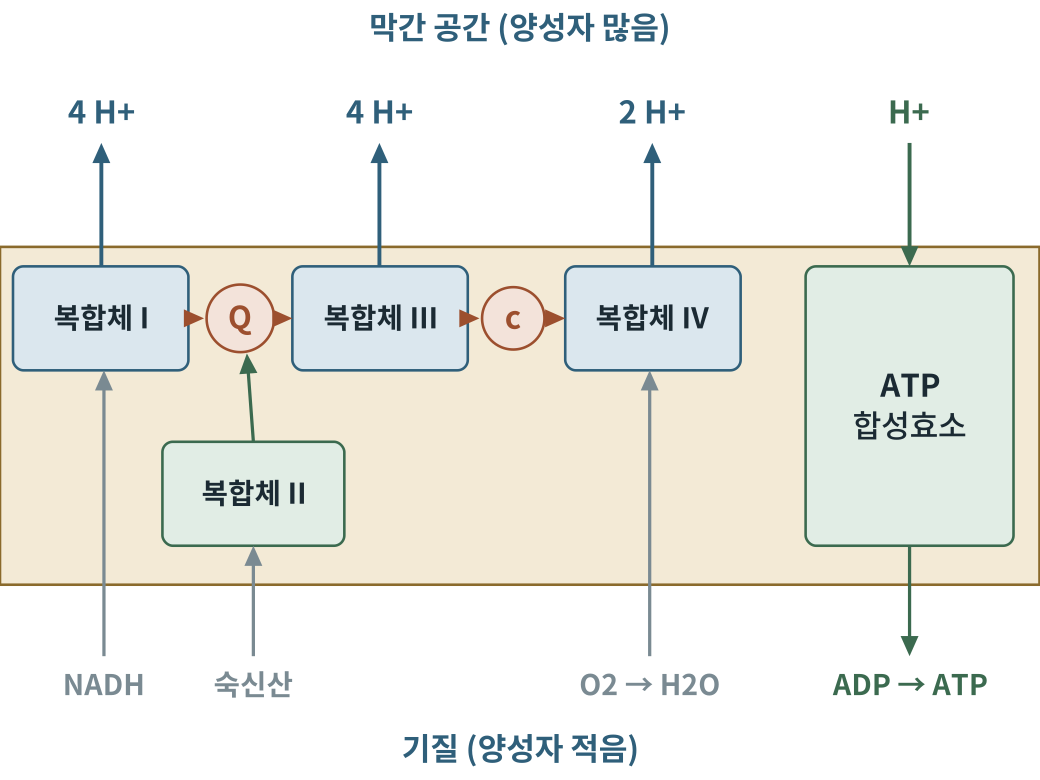
#> input picture obese2/figures2/out/그림11-1.png, 2079 x 1559 px (shown at 1/2 size)
$ python fig11-1.py
#> lines starting #> are read from the running program, lines starting #| are printed output that depends on the picture
### obese2/figures/scripts/figlib.py
# -*- coding: utf-8 -*-
"""생물·의학 대중서 그림 생성 라이브러리 (좌표 명시 SVG) — biofig_kit (원본: 「인삼과 암치유」 2026-09)

좌표계: viewBox 폭 800, 출력 폭 120mm  →  1단위 = 0.15mm = 0.425pt
  · 글자 최소 22단위(≈9.4pt).  book1.md 기준(700폭에서 18 = 8.2pt)보다 엄격하다.
  · 제목 26 이상, 수치 강조 28 이상 권장.
모든 글자의 예상 경계상자를 기록해 두었다가 save() 때
  ① 글자↔글자 겹침  ② 캔버스 밖 넘침  ③ 상자 넘침(tbox)  ④ 글자 위에 나중에 그린 불투명 도형
을 검사해 WARN에 쌓는다.  report()가 0건이어야 완성이다.

색 규칙(책 전체 통일, 흑백 인쇄에서도 명도 차로 구분):
  정상세포·일반구조 = BLUE 계열,  암세포 = WARM 계열,  면역세포 = GREEN 계열,
  인삼·진세노사이드 = GOLD 계열,  보조선·주석 = GRAY
"""
import os, math

UNIT_PT = 120.0 / 800 * 72 / 25.4
MIN_FS = 22
FONT = "'Noto Sans CJK KR',sans-serif"

INK    = '#1b2a33'
BLUE   = '#2f5f7a'; LBLUE = '#dbe7ee'; FILL = '#eef3f6'
GRAY   = '#7a8a92'; LGRAY = '#f2f4f5'; MGRAY = '#c9d1d5'
WARM   = '#9c4f2e'; LWARM = '#f3e3da'; MWARM = '#d9a48a'
GREEN  = '#3b6a4f'; LGREEN = '#e1ede5'; MGREEN = '#9cc0a9'
GOLD   = '#8a6a2c'; LGOLD = '#f3ead6'; MGOLD = '#d6bd84'
WHITE  = '#ffffff'

WARN = []


def _w(s, fs):
    """문자열 렌더링 폭 추정(단위). 한글·한자=1.0em, 영문·숫자=0.58em, 좁은 기호=0.32em"""
    t = 0.0
    for c in s:
        o = ord(c)
        if o > 0x1100 and not (0x2000 <= o <= 0x206f):
            t += 1.0
        elif c == ' ':
            t += 0.32
        elif c in 'ilj.,·|()[]:;\'"!':
            t += 0.32
        elif c in 'mwMW':
            t += 0.85
        else:
            t += 0.58
    return t * fs


def _ov(a, b):
    ix = min(a[2], b[2]) - max(a[0], b[0])
    iy = min(a[3], b[3]) - max(a[1], b[1])
    if ix <= 0 or iy <= 0:
        return 0.0
    sa = (a[2] - a[0]) * (a[3] - a[1]); sb = (b[2] - b[0]) * (b[3] - b[1])
    return ix * iy / max(1e-6, min(sa, sb))


class Fig:
    def __init__(self, name, h, w=800):
        self.name, self.w, self.h = name, w, h
        self.parts = []
        self.texts = []      # (box, s, order)
        self.shapes = []     # (box, order)  불투명 도형
        self.order = 0
        self.minfs = 999

    def _add(self, svg, box=None, opaque=False):
        self.parts.append(svg)
        if box and opaque:
            self.shapes.append((box, self.order))
        self.order += 1

    # ── 기본 도형 ──────────────────────────────────────────────
    def rect(self, x, y, w, h, fill=FILL, stroke=BLUE, sw=2, rx=8, dash=None, opacity=1):
        d = f' stroke-dasharray="{dash}"' if dash else ''
        op = f' opacity="{opacity}"' if opacity != 1 else ''
        self._add(f'<rect x="{x}" y="{y}" width="{w}" height="{h}" rx="{rx}" fill="{fill}" '
                  f'stroke="{stroke}" stroke-width="{sw}"{d}{op}/>',
                  (x, y, x + w, y + h), fill not in ('none', '') and opacity >= .5)

    def circle(self, cx, cy, r, fill=FILL, stroke=BLUE, sw=2, dash=None):
        d = f' stroke-dasharray="{dash}"' if dash else ''
        self._add(f'<circle cx="{cx}" cy="{cy}" r="{r}" fill="{fill}" stroke="{stroke}" stroke-width="{sw}"{d}/>',
                  (cx - r, cy - r, cx + r, cy + r), fill not in ('none', ''))

    # [5 lines left out: function ellipse, not called in this run]

    def line(self, x1, y1, x2, y2, stroke=GRAY, sw=2, dash=None):
        d = f' stroke-dasharray="{dash}"' if dash else ''
        self._add(f'<line x1="{x1}" y1="{y1}" x2="{x2}" y2="{y2}" stroke="{stroke}" stroke-width="{sw}"{d}/>')

    # [10 lines left out: functions path, poly, not called in this run]

    def raw(self, svg):
        """직접 작성한 SVG 조각(겹침 검사 대상 아님 — 글자는 반드시 text()로 넣을 것)"""
        self._add(svg)

    def text(self, x, y, s, fs=24, weight=400, anchor='middle', color=INK, italic=False, check=True):
        if fs < MIN_FS:
            WARN.append(f'{self.name}: 글자 크기 {fs} < {MIN_FS} «{s[:20]}»')
            fs = MIN_FS
        self.minfs = min(self.minfs, fs)
        it = ' font-style="italic"' if italic else ''
        esc = s.replace('&', '&amp;').replace('<', '&lt;').replace('>', '&gt;')
        w = _w(s, fs)
        x0 = x - w / 2 if anchor == 'middle' else (x - w if anchor == 'end' else x)
        box = (x0, y - fs * 0.80, x0 + w, y + fs * 0.18)
        if check:
            self.texts.append((box, s, self.order))
        self._add(f'<text x="{x}" y="{y}" font-family="{FONT}" font-size="{fs}" font-weight="{weight}" '
                  f'text-anchor="{anchor}" fill="{color}"{it}>{esc}</text>')
        return box

    # [5 lines left out: function lines, not called in this run]

    def arrow(self, x1, y1, x2, y2, stroke=BLUE, sw=2.5, dash=None, head=10):
        ang = math.atan2(y2 - y1, x2 - x1)
        bx, by = x2 - head * math.cos(ang), y2 - head * math.sin(ang)
        self.line(x1, y1, bx, by, stroke, sw, dash)
        p2 = (x2 - head * 1.7 * math.cos(ang - 0.42), y2 - head * 1.7 * math.sin(ang - 0.42))
        p3 = (x2 - head * 1.7 * math.cos(ang + 0.42), y2 - head * 1.7 * math.sin(ang + 0.42))
        pts = ' '.join(f'{px:.1f},{py:.1f}' for px, py in ((x2, y2), p2, p3))
        self._add(f'<polygon points="{pts}" fill="{stroke}"/>')

    # [18 lines left out: functions carrow, inhibit, not called in this run]

    # ── 조합 도형 ──────────────────────────────────────────────
    def tbox(self, x, y, w, h, lines, fs=24, fill=FILL, stroke=BLUE, sw=2, rx=8,
             color=INK, weight=400, lead=1.3, dash=None, first_bold=False):
        """글자가 든 상자. 폭·높이 초과를 경고한다(글자 폭을 먼저 계산하고 상자를 정할 것)."""
        self.rect(x, y, w, h, fill, stroke, sw, rx, dash)
        n = len(lines)
        total = (n - 1) * fs * lead
        y0 = y + h / 2 - total / 2 + fs * 0.35
        for i, ln in enumerate(lines):
            wgt = 700 if (first_bold and i == 0) else weight
            if _w(ln, fs) > w - 12:
                WARN.append(f'{self.name}: 상자 폭 넘침 «{ln}» {_w(ln, fs):.0f} > {w - 12}')
            self.text(x + w / 2, y0 + i * fs * lead, ln, fs, wgt, 'middle', color)
        if total + fs > h - 8:
            WARN.append(f'{self.name}: 상자 높이 넘침 «{lines[0]}» {total + fs:.0f} > {h - 8}')

    # [33 lines left out: functions callout, badge, hbar, axis_label, not called in this run]

    # ── 저장 ──────────────────────────────────────────────────
    def _check(self):
        T = self.texts
        for i in range(len(T)):
            for j in range(i + 1, len(T)):
                r = _ov(T[i][0], T[j][0])
                if r > 0.06:
                    WARN.append(f'{self.name}: 글자 겹침 {r:.0%} «{T[i][1][:16]}» ↔ «{T[j][1][:16]}»')
        for box, s, o in T:
            if box[0] < 2 or box[2] > self.w - 2 or box[1] < 2 or box[3] > self.h - 2:
                WARN.append(f'{self.name}: 캔버스 넘침 «{s[:20]}» x{box[0]:.0f}~{box[2]:.0f} y{box[1]:.0f}~{box[3]:.0f}')
            for sb, so in self.shapes:
                if so > o and _ov(box, sb) > 0.25:
                    WARN.append(f'{self.name}: 글자가 나중 도형에 가려짐 «{s[:20]}»')

    def save(self, outdir):
        self._check()
        mm_h = self.h / self.w * 120
        svg = (f'<svg xmlns="http://www.w3.org/2000/svg" viewBox="0 0 {self.w} {self.h}" '
               f'width="120mm" height="{mm_h:.1f}mm">'
               f'<rect x="0" y="0" width="{self.w}" height="{self.h}" fill="#ffffff"/>'
               + ''.join(self.parts) + '</svg>')
        os.makedirs(outdir, exist_ok=True)
        open(os.path.join(outdir, self.name), 'w', encoding='utf-8').write(svg)
        return self.name, self.minfs * UNIT_PT


# [18 lines left out: functions point_in_poly, contain, not called in this run]


def report(prefix=''):
    W = [w for w in WARN if w.startswith(prefix)] if prefix else WARN
    if W:
        print(f'⚠ 경고 {len(W)}건:')
        for w in W:
            print('  ', w)
    else:
        print('✓ 겹침·넘침·글자크기 경고 0건')
    return len(W)

### obese2/figures2/scripts/fig11-1.py
# -*- coding: utf-8 -*-
import os, sys
sys.path.insert(0, os.path.dirname(os.path.abspath(__file__)))
import figlib as F
from figlib import Fig, INK, BLUE, LBLUE, GRAY, WARM, LWARM, GREEN, LGREEN, GOLD, LGOLD
here = os.path.dirname(os.path.abspath(__file__)); OUT = os.path.join(here, "..", "svg")
f = Fig('fig11-1.svg', 600)
f.text(400, 30, '막간 공간 (양성자 많음)', 24, 700, 'middle', BLUE)
f.rect(0, 190, 800, 260, LGOLD, GOLD, 2, 0)
f.text(400, 585, '기질 (양성자 적음)', 24, 700, 'middle', BLUE)
f.tbox(10, 205, 135, 80, ['복합체 I'], 22, LBLUE, BLUE, first_bold=True)
f.tbox(225, 205, 135, 80, ['복합체 III'], 22, LBLUE, BLUE, first_bold=True)
f.tbox(435, 205, 135, 80, ['복합체 IV'], 22, LBLUE, BLUE, first_bold=True)
f.tbox(125, 340, 140, 80, ['복합체 II'], 22, LGREEN, GREEN, first_bold=True)
f.circle(185, 245, 26, LWARM, WARM, 2); f.text(185, 253, 'Q', 24, 700, 'middle', WARM)
f.circle(395, 245, 24, LWARM, WARM, 2); f.text(395, 253, 'c', 24, 700, 'middle', WARM)
f.tbox(620, 205, 160, 215, ['ATP', '합성효소'], 24, LGREEN, GREEN, first_bold=True)
f.arrow(145, 245, 157, 245, WARM, 2.5); f.arrow(213, 245, 225, 245, WARM, 2.5)
f.arrow(360, 245, 369, 245, WARM, 2.5); f.arrow(419, 245, 435, 245, WARM, 2.5)
f.arrow(195, 340, 190, 272, GREEN, 2.5)
for x, t in ((78, '4 H+'), (292, '4 H+'), (502, '2 H+')):
    f.arrow(x, 205, x, 110, BLUE, 3); f.text(x, 95, t, 24, 700, 'middle', BLUE)
f.arrow(700, 110, 700, 205, GREEN, 3); f.text(700, 95, 'H+', 24, 700, 'middle', GREEN)
f.arrow(80, 505, 80, 285, GRAY, 2.5); f.text(80, 535, 'NADH', 22, 700, 'middle', GRAY)
f.arrow(195, 505, 195, 420, GRAY, 2.5); f.text(195, 535, '숙신산', 22, 700, 'middle', GRAY)
f.arrow(500, 505, 500, 285, GRAY, 2.5); f.text(500, 535, 'O2 → H2O', 22, 700, 'middle', GRAY)
f.arrow(700, 420, 700, 505, GREEN, 2.5); f.text(700, 535, 'ADP → ATP', 22, 700, 'middle', GREEN)
print(f.save(OUT)); F.report()
import cairosvg
from PIL import Image
o = os.path.join(here, '..', 'out')
cairosvg.svg2png(url=os.path.join(OUT, 'fig11-1.svg'), write_to=os.path.join(o, '그림11-1.png'), output_width=2079, background_color='white')
#> (this line was passed over: cairosvg is not available in this run)
Image.open(os.path.join(o, '그림11-1.png')).convert('L').save(os.path.join(o, '그림11-1-흑백.png'))
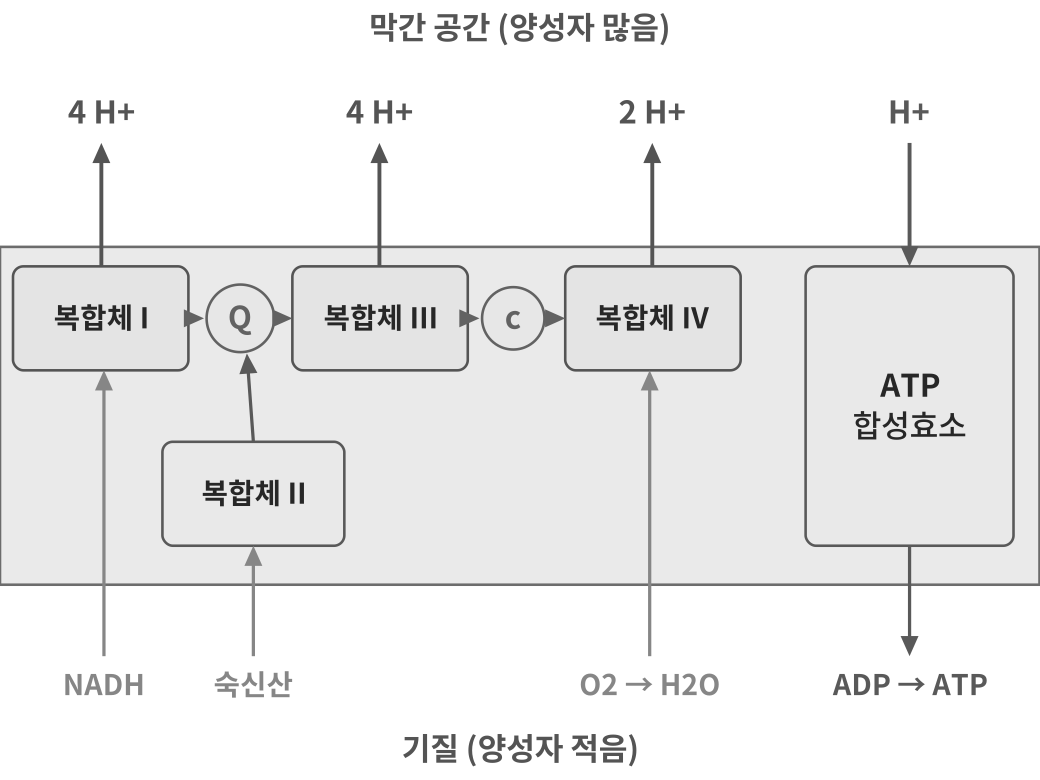
#> saved as 그림11-1-흑백.png: PIL image 2079x1559 L (shown at 1/2 size); min 39, max 255, mean 237.8

$ run again, with obese2/figures2/out/그림1-1.png copied over obese2/figures2/out/그림11-1.png
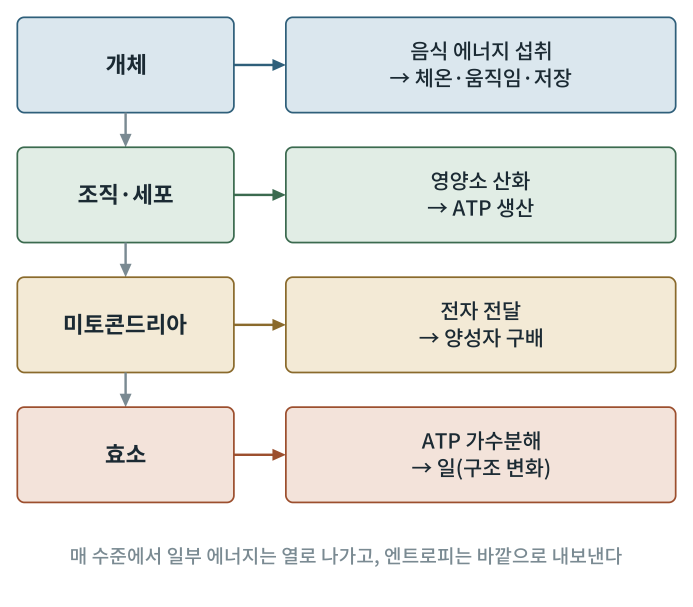
#> input picture obese2/figures2/out/그림1-1.png, 2079 x 1819 px (shown at 1/3 size)
#> `Image.open(os.path.join(o, '그림11-1.png')).convert('L').save(os.path.jo..`:
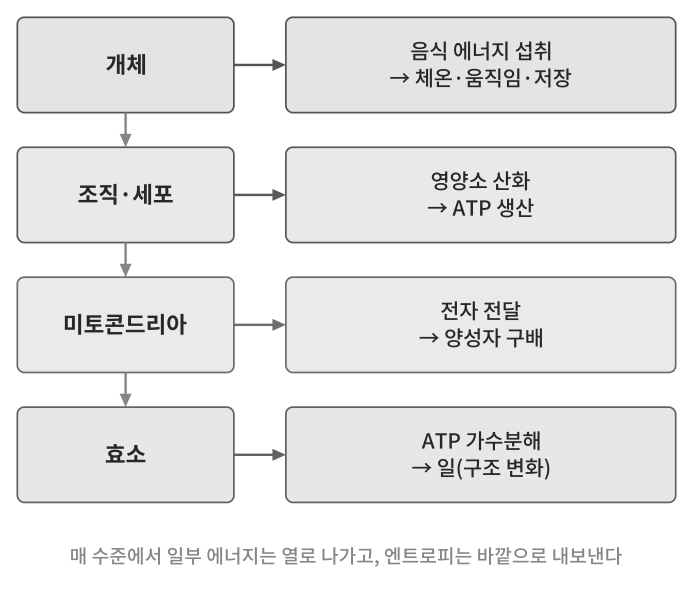
#> saved as 그림11-1-흑백.png: PIL image 2079x1819 L (shown at 1/3 size); min 39, max 255, mean 233.6

$ run again, with obese2/figures2/out/그림10-1.png copied over obese2/figures2/out/그림11-1.png
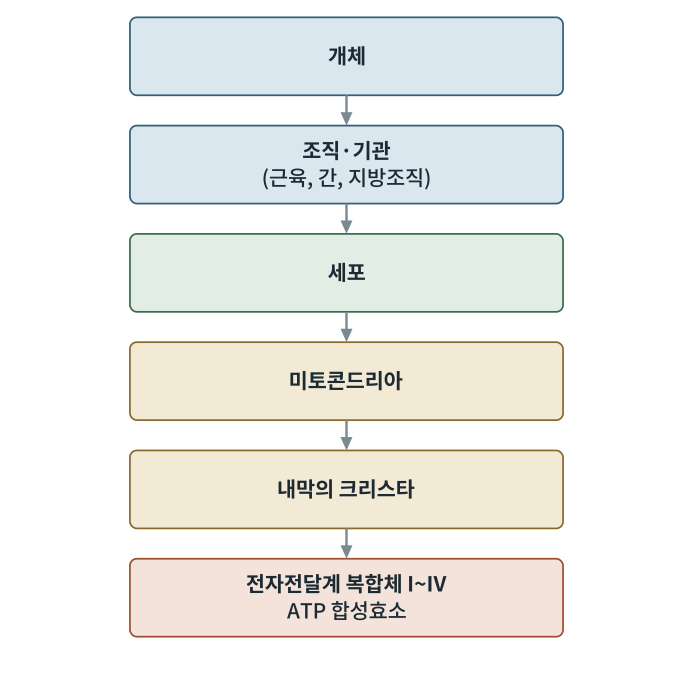
#> input picture obese2/figures2/out/그림10-1.png, 2079 x 2053 px (shown at 1/3 size)
#> `Image.open(os.path.join(o, '그림11-1.png')).convert('L').save(os.path.jo..`:
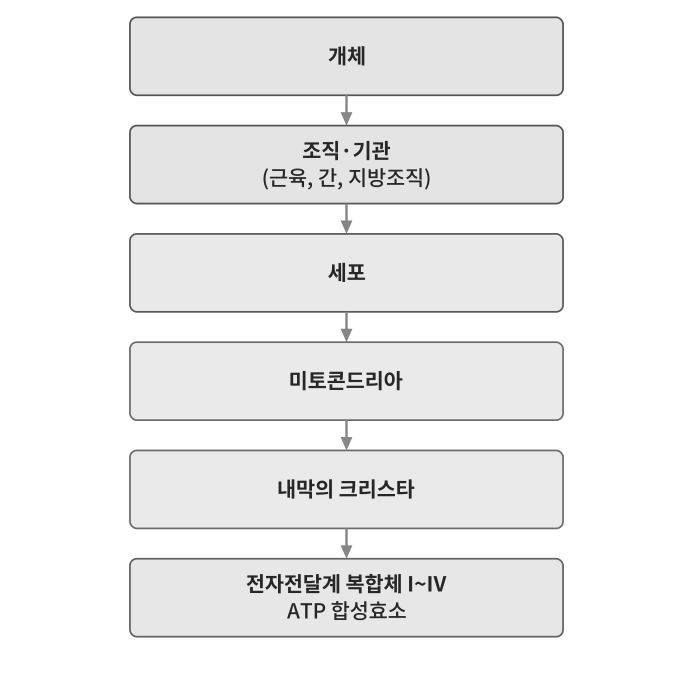
#> saved as 그림11-1-흑백.png: PIL image 2079x2053 L (shown at 1/3 size); min 39, max 255, mean 239.1

$ run again, with obese2/figures2/out/그림10-2.png copied over obese2/figures2/out/그림11-1.png
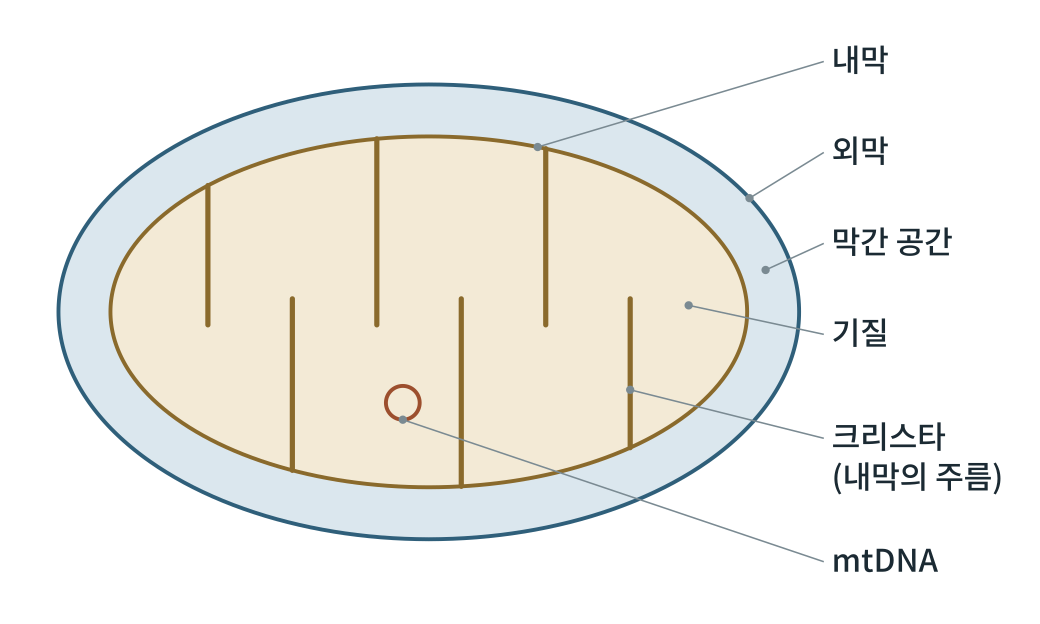
#> input picture obese2/figures2/out/그림10-2.png, 2079 x 1247 px (shown at 1/2 size)
#> `Image.open(os.path.join(o, '그림11-1.png')).convert('L').save(os.path.jo..`:
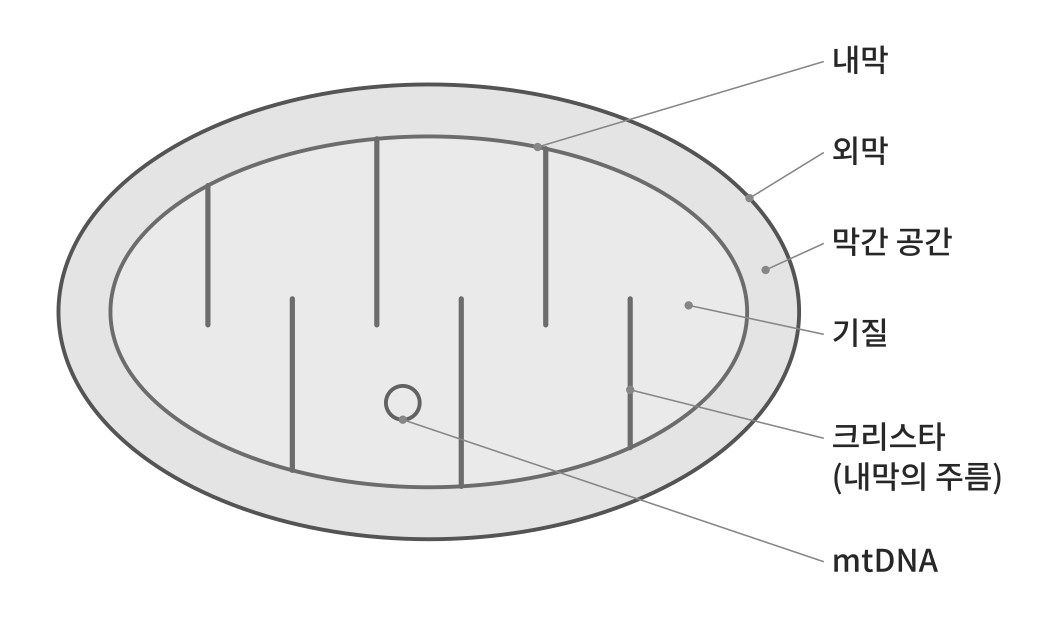
#> saved as 그림11-1-흑백.png: PIL image 2079x1247 L (shown at 1/2 size); min 39, max 255, mean 239.2
